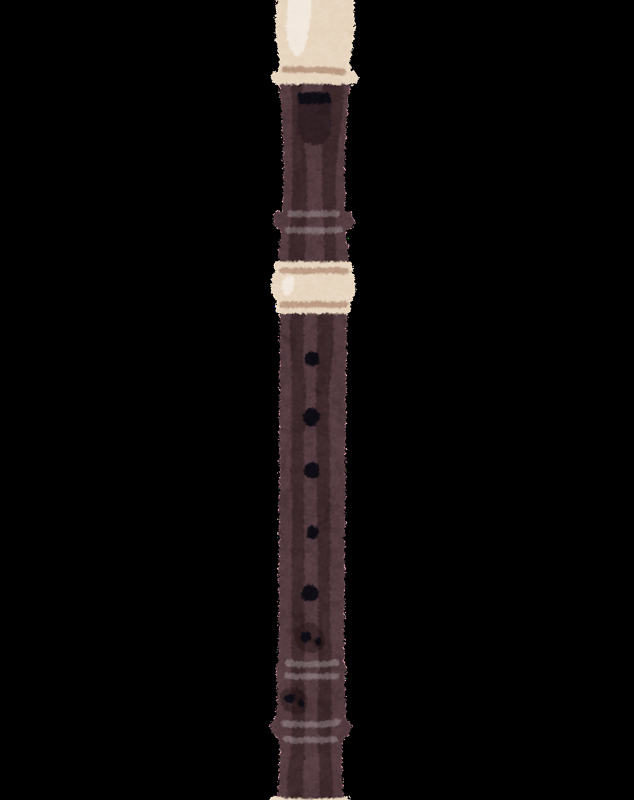
#> input picture test/rotated_fue.png, 634 x 800 px, found by its file name
$ python attempt.py
#> lines starting #> are read from the running program, lines starting #| are printed output that depends on the picture
import cv2

img = cv2.imread("test/rotated_fue.png")
#> img is the input picture: shape (800, 634, 3); mean B, G, R 9, 9.1, 11.4
img = img[0:801, 270:355]
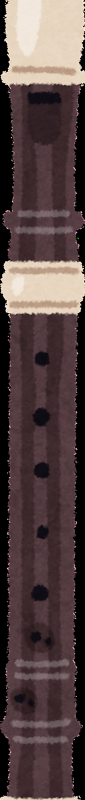
#> img: shape (800, 85, 3); mean B, G, R 67.1, 67.7, 84.6

cv2.imwrite("test/baked.png", img)
print(img.shape)
#| (800, 85, 3)

$ run again, with test/fue.png copied over test/rotated_fue.png
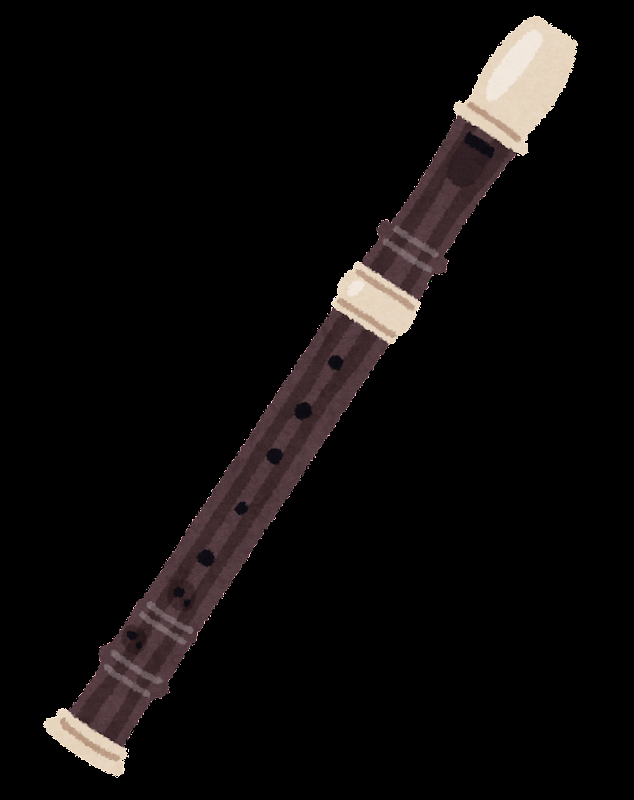
#> input picture test/fue.png, 634 x 800 px, found by its file name
#> img is the input picture: shape (800, 634, 3); mean B, G, R 11, 11.3, 13.8
#> `img = img[0:801, 270:355]`:
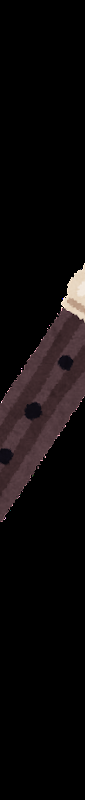
#> img: shape (800, 85, 3); mean B, G, R 10, 9.7, 13
#| (800, 85, 3)
